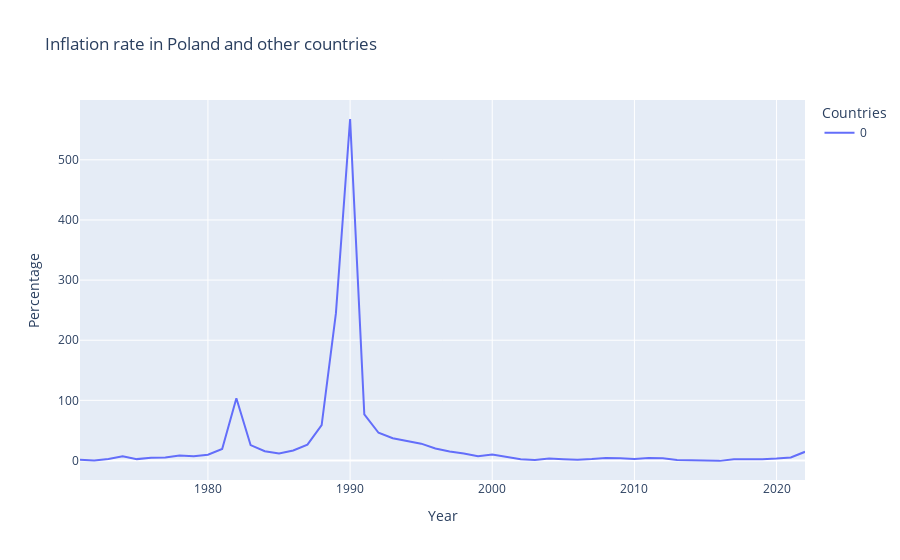

The notebook cell saved with this chart:
### Code cell
fig = px.line(Inflation_PL, labels={'value': 'Percentage', 'index': 'Year', 'variable': 'Countries'}, title="Inflation rate in Poland and other countries", line_group='variable')
fig.show()

### Figure 1 — Plotly figure (JSON) as saved in the notebook; plotly's stock layout.template omitted (floating-point values rounded to 4 significant figures)
{"data": [{"hovertemplate": "Countries=0<br>Year=%{x}<br>Percentage=%{y}<extra></extra>", "legendgroup": "0", "line": {"color": "#636efa", "dash": "solid"}, "marker": {"symbol": "circle"}, "mode": "lines", "name": "0", "orientation": "v", "showlegend": true, "x": ["1971-01-01T00:00:00", "1972-01-01T00:00:00", "1973-01-01T00:00:00", "1974-01-01T00:00:00", "1975-01-01T00:00:00", "1976-01-01T00:00:00", "1977-01-01T00:00:00", "1978-01-01T00:00:00", "1979-01-01T00:00:00", "1980-01-01T00:00:00", "1981-01-01T00:00:00", "1982-01-01T00:00:00", "1983-01-01T00:00:00", "1984-01-01T00:00:00", "1985-01-01T00:00:00", "1986-01-01T00:00:00", "1987-01-01T00:00:00", "1988-01-01T00:00:00", "1989-01-01T00:00:00", "1990-01-01T00:00:00", "1991-01-01T00:00:00", "1992-01-01T00:00:00", "1993-01-01T00:00:00", "1994-01-01T00:00:00", "1995-01-01T00:00:00", "1996-01-01T00:00:00", "1997-01-01T00:00:00", "1998-01-01T00:00:00", "1999-01-01T00:00:00", "2000-01-01T00:00:00", "2001-01-01T00:00:00", "2002-01-01T00:00:00", "2003-01-01T00:00:00", "2004-01-01T00:00:00", "2005-01-01T00:00:00", "2006-01-01T00:00:00", "2007-01-01T00:00:00", "2008-01-01T00:00:00", "2009-01-01T00:00:00", "2010-01-01T00:00:00", "2011-01-01T00:00:00", "2012-01-01T00:00:00", "2013-01-01T00:00:00", "2014-01-01T00:00:00", "2015-01-01T00:00:00", "2016-01-01T00:00:00", "2017-01-01T00:00:00", "2018-01-01T00:00:00", "2019-01-01T00:00:00", "2020-01-01T00:00:00", "2021-01-01T00:00:00", "2022-01-01T00:00:00"], "xaxis": "x", "y": [1.1, -0.09891, 2.475, 7.053, 2.256, 4.413, 4.903, 8.101, 7.026, 9.683, 19.13, 103.6, 25.53, 15.4, 11.52, 16.55, 26.38, 58.72, 244.6, 567.9, 76.77, 46.1, 36.96, 32.99, 27.95, 19.79, 14.91, 11.6, 7.154, 9.9, 5.408, 1.905, 0.6827, 3.383, 2.184, 1.285, 2.459, 4.165, 3.795, 2.581, 4.239, 3.56, 0.992, 0.05382, -0.8741, -0.6648, 2.076, 1.813, 2.227, 3.374, 5.055, 14.43], "yaxis": "y", "type": "scatter"}], "layout": {"xaxis": {"anchor": "y", "domain": [0.0, 1.0], "title": {"text": "Year"}}, "yaxis": {"anchor": "x", "domain": [0.0, 1.0], "title": {"text": "Percentage"}}, "legend": {"title": {"text": "Countries"}, "tracegroupgap": 0}, "title": {"text": "Inflation rate in Poland and other countries"}}}
